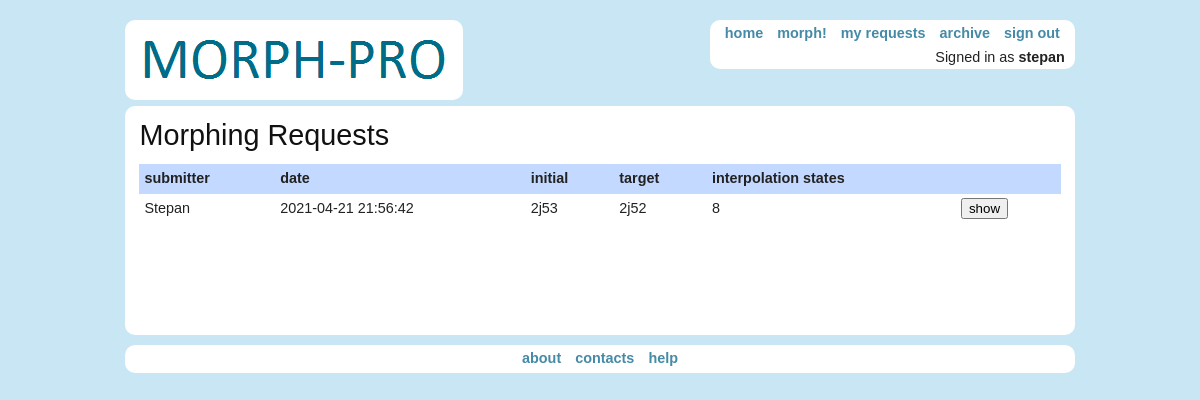
Page /morph/archive (signed in) on the committed database.
### morphserverapp/models.py (models this page shows, shortened)
class User(models.Model):
    name = models.CharField(max_length=256)
    email = models.EmailField(unique=True)
    password = models.CharField(max_length=256)
    user_created_at = models.DateTimeField()
    user_updated_at = models.DateTimeField()

class MorphRequest(models.Model):
    author = models.IntegerField()
    protein_a_name = models.CharField(max_length=256)
    protein_b_name = models.CharField(max_length=256)
    morphing_count = models.IntegerField()
    auto_interpolation = models.BooleanField(default=False)
    created_at = models.DateTimeField()

### morphserverapp/views.py (the view)
# urls.py: path('morph/archive',views.archive, name='archive'),
def archive(request):
    archive_template = loader.get_template('morphserverapp/archive.html')
    all_mr_table = []
    for mr in MorphRequest.objects.all():
        try:
            if mr.author != 0:
                author = User.objects.get(pk=mr.author).name
            else:
                author = 'Anonymous'
        except User.DoesNotExist:
            return HttpResponseRedirect('../')
        all_mr_table.append([str(author),str(mr.created_at)[:len(str(mr.created_at))-7],str(mr.protein_a_name),str(mr.protein_b_name),
                         str(mr.morphing_count),'/morph/'+str(mr.id)])
    return HttpResponse(archive_template.render({'morph_requests':all_mr_table,'user_greeting':request.session.get('name')},request))

### morphserverapp/templates/morphserverapp/archive.html (shortened to what this page needs)
<!DOCTYPE html>
<html>
{% load static %}
<head>
<link rel="stylesheet" media="screen" href="{% static 'stylesheets/blueprint/screen.css' %}" />
<link rel="stylesheet" media="print" href="{% static 'stylesheets/blueprint/print.css' %}" />
<link rel="stylesheet" media="screen" href="{% static 'stylesheets/blueprint/ie.css' %}" />
<link rel="stylesheet" media="screen" href="{% static 'stylesheets/custom.css' %}" />
<link rel="stylesheet" media="screen" href="{% static 'stylesheets/common.css' %}" />
<link rel="stylesheet" media="screen" href="{% static 'stylesheets/pages.css' %}" />
</head>
<body>
  <div class="container">
    <header>
  <a href="/"><img alt="Morphing server" class="round" src="{% static 'images/logo.png' %}" /></a>
<nav class="round">
  <ul>
    <li><a href="/">home</a></li>
    <li><a href="/morph/new">morph!</a></li>
      {% if user_greeting %}
      <li><a href="/history">my requests</a></li>
      {% endif %}
    <li><a href="/morph/archive">archive</a></li>
      {% if user_greeting %}
      <li> <a href="/user/sign_out">sign out</a></li>
      {% else %}
      <li> <a href="/user/sign_in">sign in</a></li>
      {% endif %}
  </ul>
  <div id="user-greeting">
      {% if user_greeting %}
        Signed in as <strong>{{user_greeting}}</strong>
      {% else %}
        Not signed in
      {% endif %}
  </div>
</nav>
</header>
    <section class="round">
      <h1>Morphing Requests</h1>
<table id="index-morph-requests">
    <thead>
    <tr>
      <th>submitter</th>
      <th>date</th>
      <th>initial</th>
      <th>target</th>
      <th>interpolation states</th>
      <th></th>
    </tr>
    </thead>
    <tbody>
    {% if morph_requests|length > 0 %}
    {% for morph_request in morph_requests %}
      <tr>
          {% for val in morph_request|slice:":5" %}
          <td>{{val}}</td>
          {% endfor %}
          <td>
              <form class="button_to" method="get" action="{{morph_request|last}}"><input type="submit" value="show"></form>
          </td>
    {% endfor %}
    {% endif %}
    </tbody>
</table>
    </section>
    <footer>
  <nav class="round">
      <ul>
        <li><a href="/about">about</a></li>
        <li><a href="/contacts">contacts</a></li>
        <li><a href="/help">help</a></li>
      </ul>
  </nav>
</footer>
  </div>
</body>
</html>

### static/stylesheets/blueprint/screen.css (style rules this page uses)
html { margin:0;padding:0;border:0; }
body, div, span, object, iframe, h1, h2, h3, h4, h5, h6, p, blockquote, pre, a, abbr, acronym, address, code, del, dfn, em, img, q, dl, dt, dd, ol, ul, li, fieldset, form, label, legend, table, caption, tbody, tfoot, thead, tr, th, td, article, aside, dialog, figure, footer, header, hgroup, nav, section { margin:0;padding:0;border:0;font-size:100%;font:inherit;vertical-align:baseline; }
article, aside, details, figcaption, figure, dialog, footer, header, hgroup, menu, nav, section { display:block; }
body { line-height:1.5;background:white; }
table { border-collapse:separate;border-spacing:0; }
caption, th, td { text-align:left;font-weight:normal;float:none !important; }
table, th, td { vertical-align:middle; }
a img { border:none; }
html { font-size:100.01%; }
body { font-size:75%;color:#222;background:#fff;font-family:"Helvetica Neue", Arial, Helvetica, sans-serif; }
h1, h2, h3, h4, h5, h6 { font-weight:normal;color:#111; }
h1 { font-size:3em;line-height:1;margin-bottom:0.5em; }
a { color:#06c;text-decoration:underline; }
strong, dfn { font-weight:bold; }
ul, ol { margin:0 1.5em 1.5em 0;padding-left:1.5em; }
ul { list-style-type:disc; }
table { margin-bottom:1.4em;width:100%; }
th { font-weight:bold; }
thead th { background:#c3d9ff; }
th, td, caption { padding:4px 10px 4px 5px; }
.container { width:950px;margin:0 auto; }
.clearfix:after, .container:after { content:"\0020";display:block;height:0;clear:both;visibility:hidden;overflow:hidden; }
.clearfix, .container { display:block; }

### static/stylesheets/blueprint/ie.css (style rules this page uses)
body { text-align:center; }
.container { text-align:left; }
img { -ms-interpolation-mode:bicubic; }
.clearfix, .container { display:inline-block; }

### static/stylesheets/custom.css (style rules this page uses)
body { background: #c9e6f5; }
section { background: #fff; padding: 1em; font-size: 120%; min-height: 200px; }
section h1 { font-size: 200%; }
#user-greeting { text-align: right; }
nav { float: right; }
nav { background-color: white; padding: 0 0.7em; white-space: nowrap; }
nav ul { margin: 0; padding: 0; }
nav ul li { list-style-type: none; display: inline-block; padding: 0.2em 0; }
nav ul li a { padding: 0 5px; font-weight: bold; text-decoration: none; }
header { padding-top: 20px; font-size: 120%; }
header img { padding: 1em; background: #fff; }
footer { text-align: center; margin-top: 10px; margin-left: auto; margin-right: auto; font-size: 120%; }
footer nav { float: none; }

### static/stylesheets/common.css (style rules this page uses)
body { font-family: "Helvetica"; }
.round { -moz-border-radius: 10px; -webkit-border-radius: 10px; border-radius: 10px; }
a { color: #458aa7; }

### static/stylesheets/blueprint/print.css (style rules this page uses)
body { line-height:1.5;font-family:"Helvetica Neue", Arial, Helvetica, sans-serif;color:#000;background:none;font-size:10pt; }
.container { background:none; }
h1, h2, h3, h4, h5, h6 { font-family:"Helvetica Neue", Arial, "Lucida Grande", sans-serif; }
a img { border:none; }
a:link, a:visited { background:transparent;font-weight:700;text-decoration:underline; }
a:link:after, a:visited:after { content:" (" attr(href) ")";font-size:90%; }

### rows in the picture
User: name "stepan", morph_request "Stepan"
MorphRequest: morph_request "2j53" "2j52"

### other values in the picture
{{ val }} "2021-04-21 21:56:42" "8"
